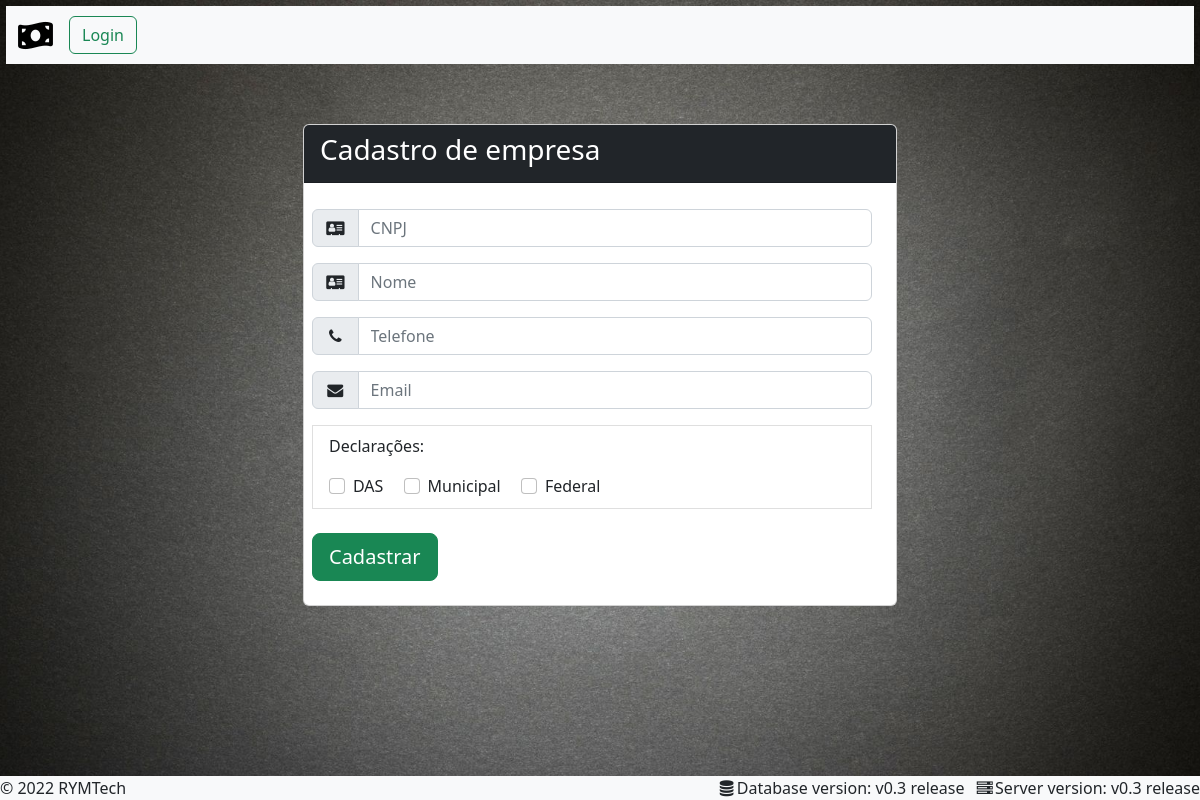
The app's page /cadastrar.php with its own data.
### tables this page shows
CREATE TABLE `tipoDeclaracao` (
  `id` int NOT NULL,
  `nome` varchar(60) NOT NULL
);

### banco.php (called while the page is built, shortened)
<?php
function buscarTipoDeclaracao(){
    include 'conecta.php';
    $tipos = array();
    $res = mysqli_query($conexao, "select * from tipoDeclaracao;") or die("erro ao selecionar");
    while ($row = mysqli_fetch_assoc($res)) {
        array_push($tipos, $row);
    }
    return $tipos;
}

### cadastrar.php (the view, shortened to what this page needs)
<?php
include 'cabecalho.php';
include 'banco.php';
$tipoDeclara = buscarTipoDeclaracao();
?>
<div class=" text-white d-flex jumbotron justify-content-center">
    <div class="card col-md-6" style="margin-top: 5%;">
        <div class="bg-dark card-header">
            <h3 class="card-title">Cadastro de empresa</h3>
        </div>
        <div class="card-body list-group list-group-flush" style="margin: 8px;">
            <form accept-charset="UTF-8" role="form" action="<?= $_SERVER['PHP_SELF'] ?>"   method="post">
                <fieldset>
                    <div class="col-auto" style="margin-top: 2px;">
                        <div class="input-group mb-3">
                            <div class="input-group-text"><i class="fa fa-address-card fa-fw "></i></div>
                            <input type="text" class="form-control" id="cnpj" name="cnpj" placeholder="CNPJ" required>
                        </div>
                        <div class="input-group mb-3">
                            <div class="input-group-text"><i class="fa fa-address-card fa-fw "></i></div>
                            <input type="text" class="form-control" id="nome" name="nome" placeholder="Nome" required>
                        </div>
                        <div class="input-group col-auto mb-3">
                            <div class="input-group-text"><i class="fa fa-phone fa-fw"></i></div>
                            <input type="text" class="form-control" id="telefone" name="telefone" placeholder="Telefone" required>
                        </div>
                        <div class="input-group col-auto mb-3">
                            <div class="input-group-text"><i class="fa fa-envelope fa-fw"></i></div>
                            <input type="email" class="form-control" id="email" name="email" placeholder="Email" required>
                        </div>
                    </div>
                    <div class="form-group col-md-12 list-group-item">
                        <p>Declarações:</p>
                        <?php foreach ($tipoDeclara as $tipo) { ?>
                            <div class="form-check form-check-inline">
                                <input class="form-check-input" name="declara[]" value="<?php echo $tipo['nome'] ?>" type="checkbox" id="<?php echo $tipo['nome'] ?>">
                                <label class="form-check-label" for="<?php echo $tipo['nome'] ?>"><?php echo $tipo['nome'] ?></label>
                            </div>
                        <?php } ?>
                    </div>
                </fieldset>
                <div class="form-group pull-left col-md-2">
                    <input class="btn btn-lg btn-success btn-block" type="submit" value="Cadastrar">
                </div>
            </form>
        </div>
    </div>
</div>
<?php include "rodape.php"; ?>

### css/style.css (style rules this page uses)
body { background: url('../img/fundo.jpg') no-repeat center center fixed; -webkit-background-size: cover; -moz-background-size: cover; background-size: cover; -o-background-size: cover; }

### records on screen
tipodeclaracao: nome "DAS"
tipodeclaracao: nome "Municipal"
tipodeclaracao: nome "Federal"
